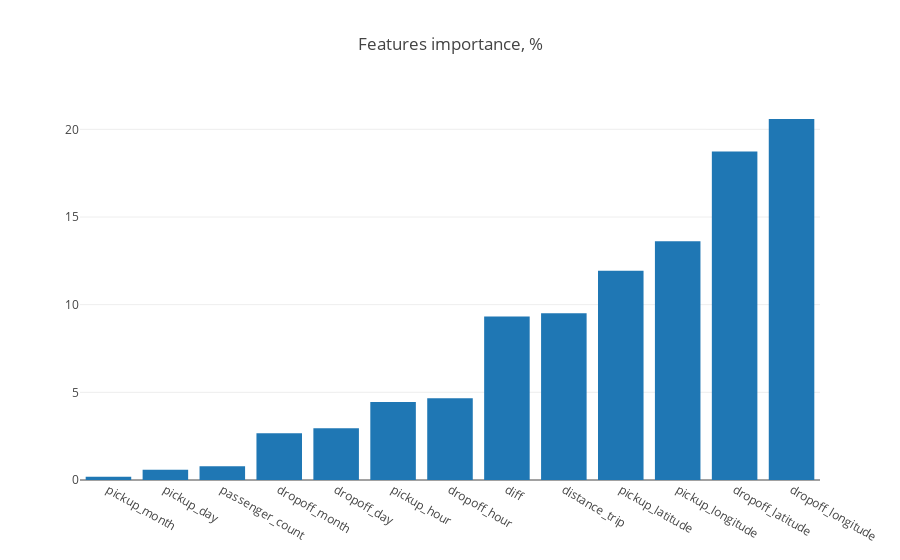

This figure's notebook cell:
### Code cell
# apply function to display results for XGboost
display_importance(xgboost_reg)

### Figure 1 — Plotly figure (JSON) as saved in the notebook; plotly's stock layout.template omitted (floating-point values rounded to 4 significant figures)
{"data": [{"type": "bar", "uid": "6e5d1b4d-eca6-42ed-a6d5-3a586f1a66e8", "x": ["pickup_month", "pickup_day", "passenger_count", "dropoff_month", "dropoff_day", "pickup_hour", "dropoff_hour", "diff", "distance_trip", "pickup_latitude", "pickup_longitude", "dropoff_latitude", "dropoff_longitude"], "y": [0.19, 0.59, 0.79, 2.67, 2.95, 4.45, 4.66, 9.33, 9.51, 11.93, 13.62, 18.73, 20.59]}], "layout": {"title": {"text": "Features importance, %"}}}
